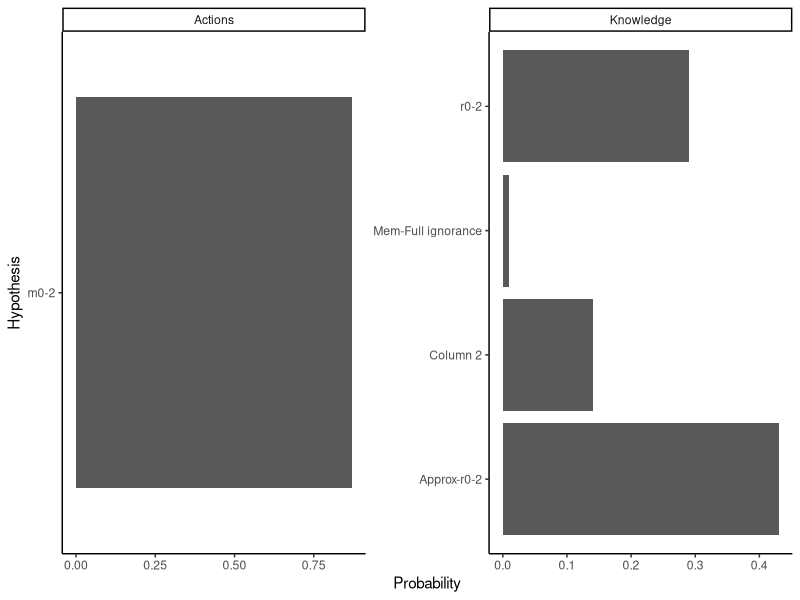
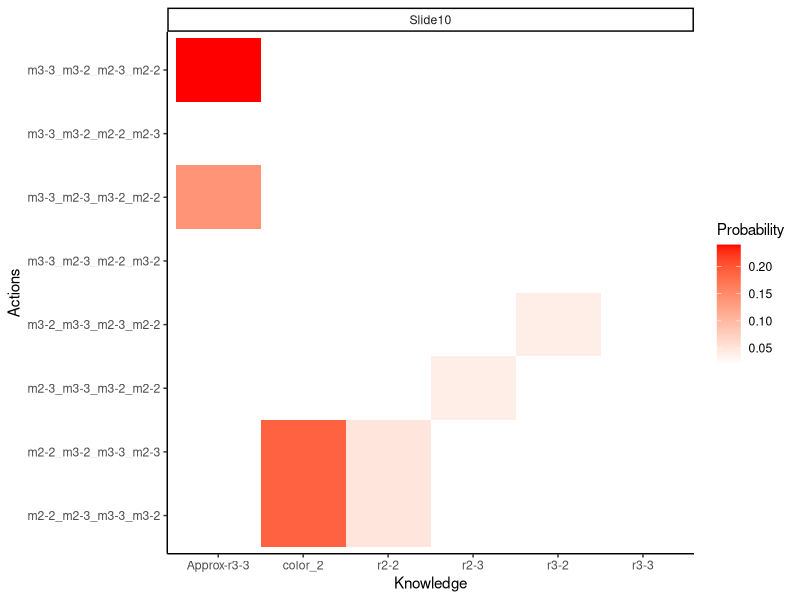

These figures' R source, in order:
library(tidyverse)

setwd("~/Documents/Projects/Models/DrawerNarratives/")

Predictions <- read_csv("DrawerPredictions.csv")

VisualizeMarginals <- function(TrialName){
  Subset <- Predictions %>% filter(TrialId==TrialName)
  SubA <- Subset %>% group_by(Actions) %>%
    summarise(Probability=sum(Probability)) %>%
    rename(Hypothesis=Actions) %>% mutate(Type="Actions")
  SubB <- Subset %>% group_by(Knowledge) %>%
    summarise(Probability = sum(Probability)) %>%
    rename(Hypothesis=Knowledge) %>% mutate(Type="Knowledge")
  bind_rows(SubA,SubB) %>% filter(Probability>0) %>%
    ggplot(aes(Hypothesis,Probability))+geom_bar(stat="identity")+theme_classic()+
    facet_wrap(~Type,scales="free")+coord_flip()
}

VisualizeJoint <- function(TrialName){
  Predictions %>% filter(TrialId==TrialName) %>%
    filter(Probability != 0) %>%
    ggplot(aes(Knowledge,Actions,fill=Probability))+geom_tile()+
    facet_wrap(~TrialId,scales="free")+theme_classic()+
    scale_fill_gradient(low="#ffffff",high="red")
}

Trials <- unique(Predictions$TrialId)

VisualizeMarginals(Trials[1])
VisualizeJoint(Trials[7])
